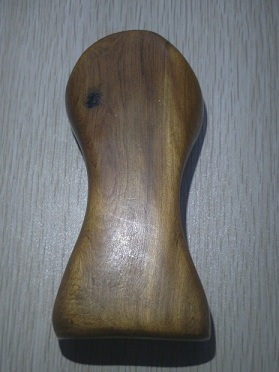
//> input picture 彩色图像阈值分割/彩色图像分割/yangpin.jpg, 279 x 372 px
$ ./彩色图像分割   (built with g++ and OpenCV 4)
//> lines starting //> are read from the running program, lines starting //| are printed output that depends on the picture
#include "opencv2/imgproc/imgproc.hpp"
#include "opencv2/highgui/highgui.hpp"
#include <stdlib.h>
#include <stdio.h>

using namespace cv;

/// 全局变量定义及赋值

int threshold_value = 0;
int threshold_type = 3;;
int const max_value = 255;
int const max_type = 4;
int const max_BINARY_value = 255;

Mat src, src_gray, dst;
char* window_name = "Threshold Demo";

char* trackbar_type = "Type: \n 0: Binary \n 1: Binary Inverted \n 2: Truncate \n 3: To Zero \n 4: To Zero Inverted";
char* trackbar_value = "Value";

/// 自定义函数声明
void Threshold_Demo( int, void* );

/**
 * @主函数
 */
int main( int argc, char** argv )
{
  /// 读取一副图片，不改变图片本身的颜色类型（该读取方式为DOS运行模式）
  src = imread( "yangpin.jpg" );
//> src is the input picture: 372 rows x 279 cols, CV_8UC3; mean B, G, R 112.5, 112.8, 112.1

  /// 将图片转换成灰度图片
  cvtColor( src, src_gray, CV_RGB2GRAY );
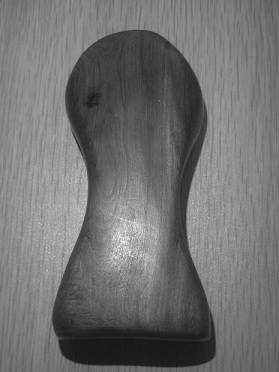
//> src_gray: 372 rows x 279 cols, CV_8UC1; min 22, max 248, mean 112.7

  /// 创建一个窗口显示图片
  namedWindow( window_name, CV_WINDOW_AUTOSIZE );

  /// 创建滑动条来控制阈值
  createTrackbar( trackbar_type,
                  window_name, &threshold_type,
                  max_type, Threshold_Demo );

  createTrackbar( trackbar_value,
                  window_name, &threshold_value,
                  max_value, Threshold_Demo );
//> slider 'Value' is set to 85

  /// 初始化自定义的阈值函数
  Threshold_Demo( 0, 0 );
//> in Threshold_Demo, `threshold( src_gray, dst, threshold_value, max_BINARY_value,threshold_..`:
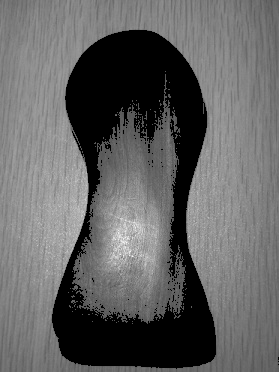
//> dst: 372 rows x 279 cols, CV_8UC1; min 0, max 248, mean 98.9

  /// 等待用户按键。如果是ESC健则退出等待过程。
  while(true)
  {
    int c;
    c = waitKey( 20 );
//> the Esc key is pressed
    if( (char)c == 27 )
      { break; }
   }

}


/**
 * @自定义的阈值函数
 */
void Threshold_Demo( int, void* )
{
  /* 0: 二进制阈值
     1: 反二进制阈值
     2: 截断阈值
     3: 0阈值
     4: 反0阈值
   */

  threshold( src_gray, dst, threshold_value, max_BINARY_value,threshold_type );

  imshow( window_name, dst );
}
